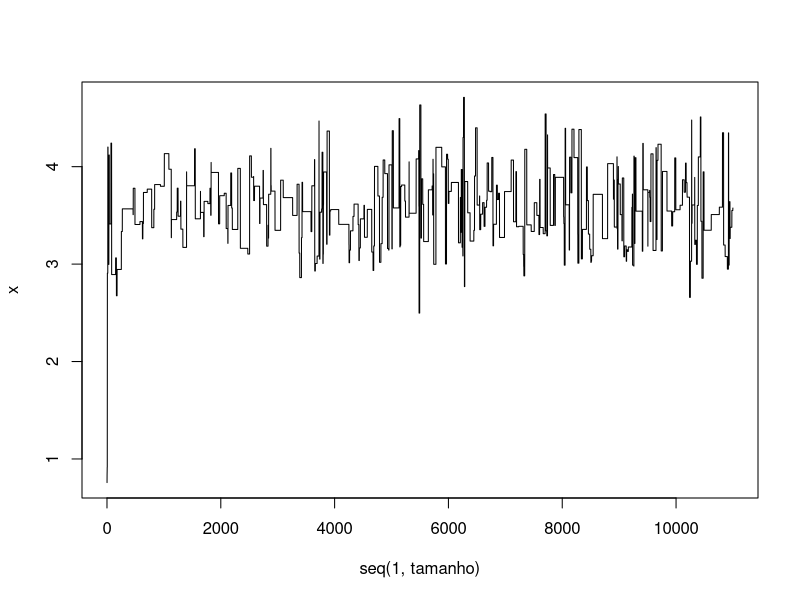
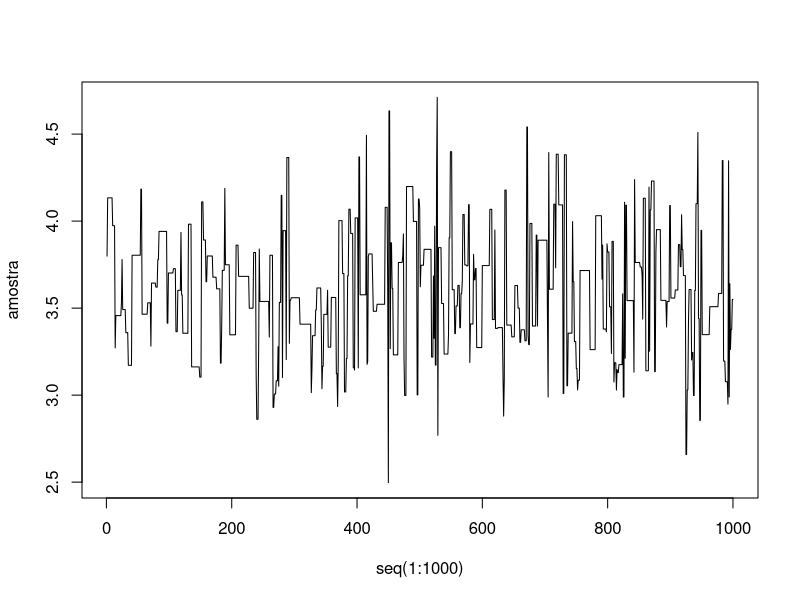
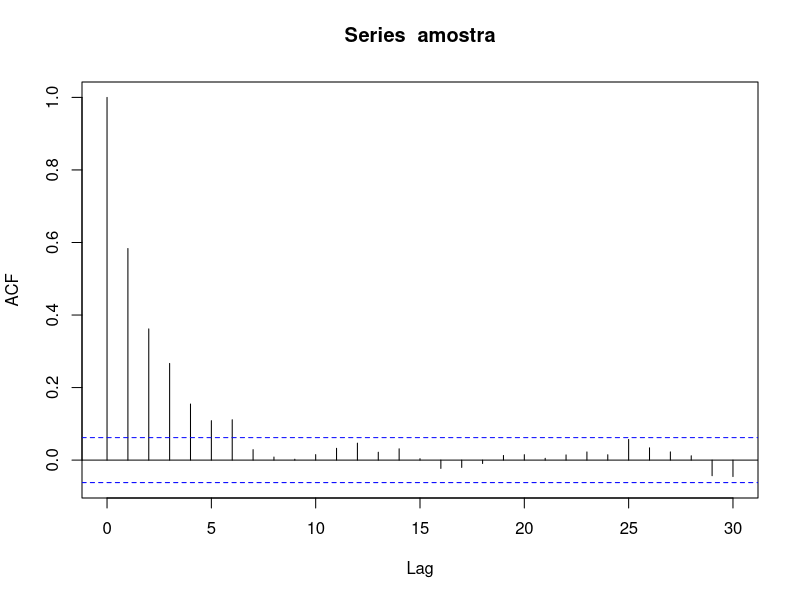
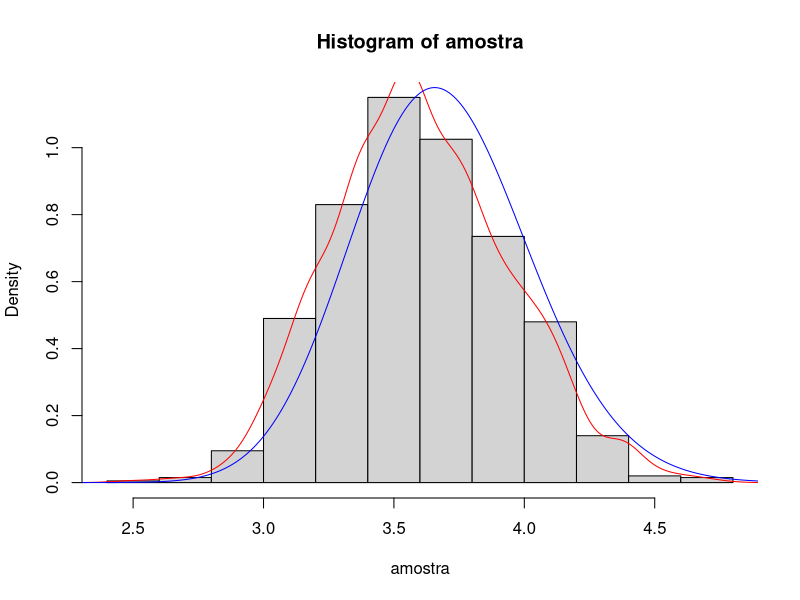
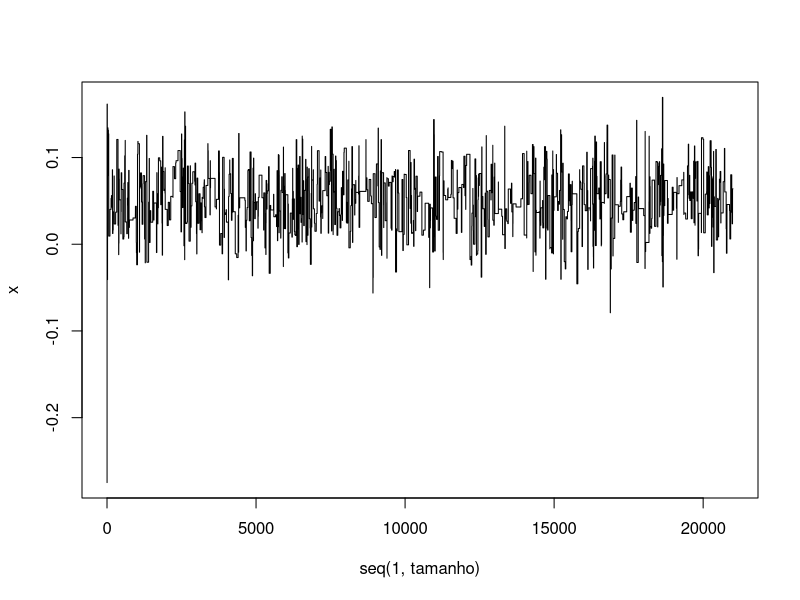
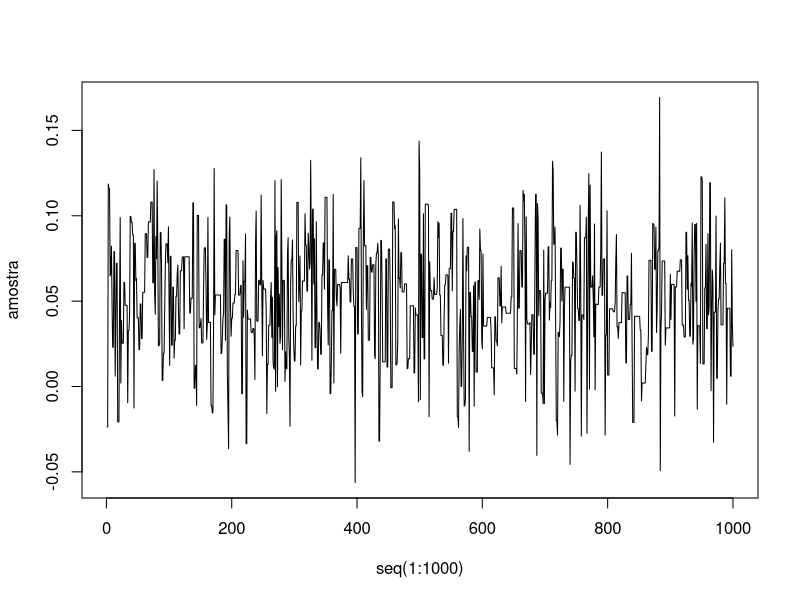
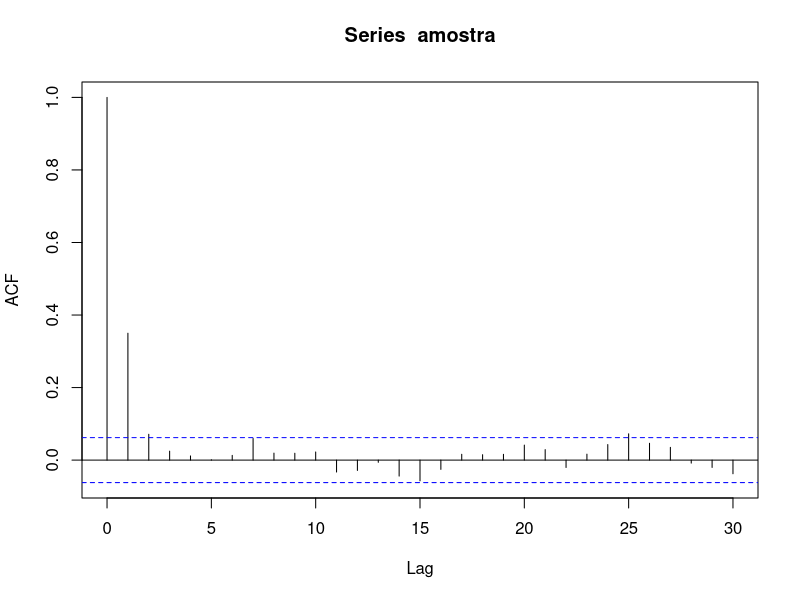
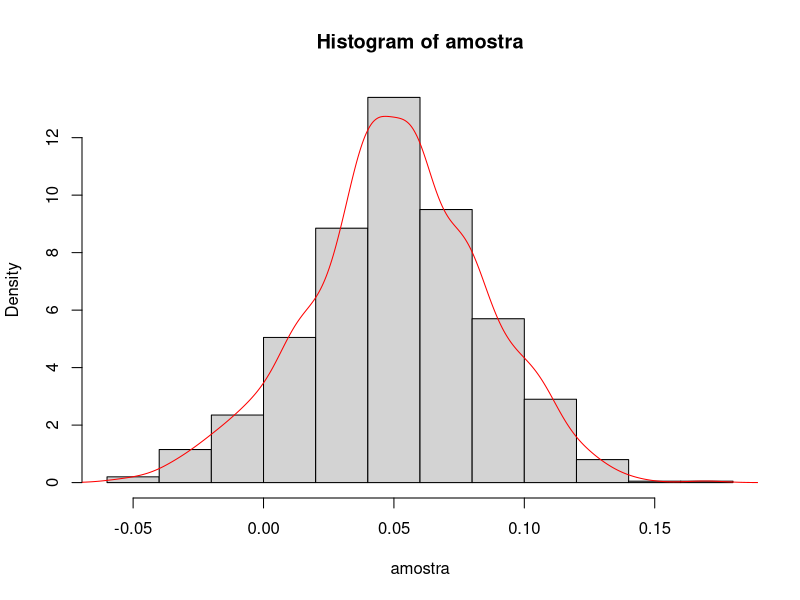

Recreate these plots in R, in order.
## ---- chunk 1
knitr::opts_chunk$set(echo = TRUE)
## ---- chunk 2
# criando a função razão
razao <- function(amostra, x, y){
    n <- length(amostra)
    numer <- y^(1+sum(amostra))*exp(-(n+2)*y)
    denom <- x^(1 +sum(amostra))*exp(-(n+2)*x)
    return(numer/denom)
}


# obtendo a amostra de X
set.seed(2023)
z <- rpois(n = 30, lambda = 4)
table(z)

# obtendo a Cadeia de Markov
tamanho <- 11000
x <- numeric(tamanho)
x[1] <- runif(1)
for (t in 2:tamanho) {
    y <- rgamma(1,1)
    u <- runif(1)
    x[t] <- ifelse(test = u <= razao(z, x[t-1], y), yes = y, no = x[t-1])
}
summary(x)
#quantidade de rejeições
1-length(unique(x))/tamanho

plot(x = seq(1, tamanho), y = x, type = "l")

#obtenho uma a.a. de n=1.000 da distribuição a posteriori, com saltos
amostra <- x[seq(1001, tamanho, by=10)]
plot(x = seq(1:1000), y = amostra, type = "l")
#calcular a correlação
acf(amostra)
# os dados ainda estão muito correlacionados

#comparação das estimativas da amostra com os resultados teóricos
hist(amostra, freq = F)
lines(density(amostra), col="red")
theta1 <- seq(2.00,5.00,0.01)
lines(theta1, dgamma(x = theta1, shape = 118, rate = 32), col="blue")


# médias:
118/32
mean(amostra)
## ---- chunk 3
rm(list = ls())
#criando a função da razão
razao <- function(amostra, x, y){
  numerador <- exp((-1/2)*sum(amostra-y)^2 + (-5/2)* log(1+(y^2)/4))
  denominador <- exp((-1/2)*sum(amostra-x)^2 + (-5/2)* log(1+(x^2)/4))
  return(numerador/denominador)
}


# obtendo a amostra de Z~N(0,1) SEI LÁÁÁÁÁÁ pq
set.seed(2023)
z <- rnorm(30) # n=30 pq sim

# obtendo a Cadeia de Markov
tamanho <- 21000
x <- numeric(tamanho)
x[1] <- rnorm(1)
for (t in 2:tamanho) {
    y <- rnorm(1)
    u <- runif(1)
    x[t] <- ifelse(test = u <= razao(z, x[t-1], y), yes = y, no = x[t-1])
}
summary(x)

#quantidade de rejeições
1-length(unique(x))/tamanho

plot(x = seq(1, tamanho), y = x, type = "l")

#obtenho uma a.a. de n=1.000 da distribuição a posteriori, com saltos
amostra <- x[seq(1001, tamanho, by=20)]
plot(x = seq(1:1000), y = amostra, type = "l")

acf(amostra)


#comparação das estimativas da amostra com quê resultados teóricos?
hist(amostra, freq = F)
lines(density(amostra), col="red")
# theta1 <- seq(-0.20,0.20,0.01)
# lines(theta1, dnorm(theta1), col="blue")


